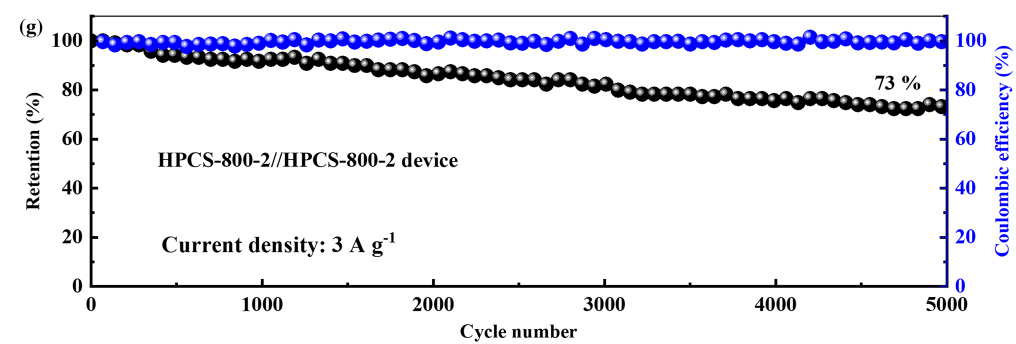
#> input picture 保持率达标研究_v3_主线与近优组合_20261030/第十一轮_双电极原文曲线补充/HPCS_Fig6g_panel.png, 2032 x 687 px (shown at 1/2 size)
$ python extract_hpcs_curve_v5.py
#> lines starting #> are read from the running program, lines starting #| are printed output that depends on the picture; after the words box and inside, x2 and y2 are one past the last pixel; in counts of white or black regions, pixels touching at a corner belong together
"""Read geometric centres of glossy black markers; exclude blue efficiency and frame."""
from pathlib import Path
import hashlib,json
import numpy as np
from PIL import Image,ImageDraw
ROOT=Path(__file__).resolve().parents[1];OUT=ROOT/'保持率达标研究_v3_主线与近优组合_20261030/第十一轮_双电极原文曲线补充'
def read(p):return json.loads(Path(p).read_text('utf8'))
def sha(p):return hashlib.sha256(Path(p).read_bytes()).hexdigest()
def write(p,x):Path(p).write_bytes((json.dumps(x,ensure_ascii=False,indent=2,allow_nan=False)+'\n').encode('utf8'))
def main():
 assert not(OUT/'hpcs_curve_candidate.json').exists(),'Do not overwrite evidence'
 image=Image.open(OUT/'HPCS_Fig6g_panel.png').convert('RGB');a=np.array(image).astype(float);gray=(a.max(2)-a.min(2)<8)&(a.mean(2)>110)&(a.mean(2)<220);gray[:55]=False;gray[245:]=False;gray[:,:200]=False;gray[:,1888:]=False;dark=(a.max(2)-a.min(2)<8)&(a.max(2)<100);seen=np.zeros(gray.shape,dtype=bool);loc=[]
#> in main, image is the input picture: PIL image 2032x687 RGB; mean R, G, B 231.4, 231.4, 240.2
#> after `gray = (a.max(2) - a.min(2) < 8) & (a.mean(2) > 110) & (a.mean(2) < 22`:
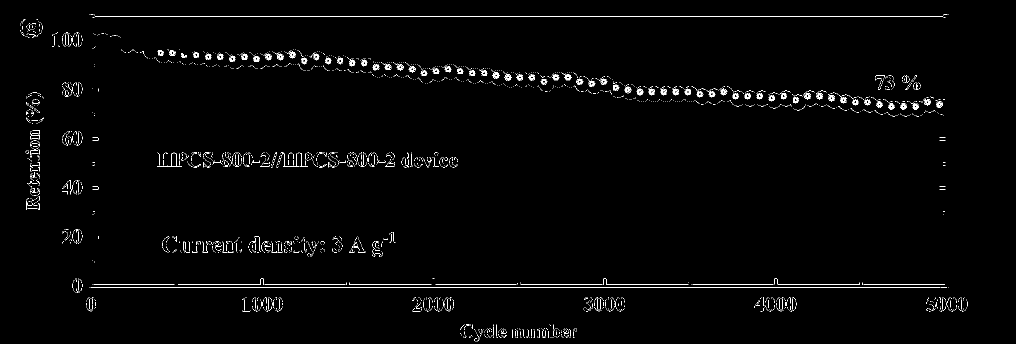
#> gray: shape (687, 2032) bool (shown at 1/2 size); 1.5% white in thin lines or dots, all inside (x1, y1, x2, y2) = (40, 29, 1935, 684)
#> after `gray[:, :200] = False`:
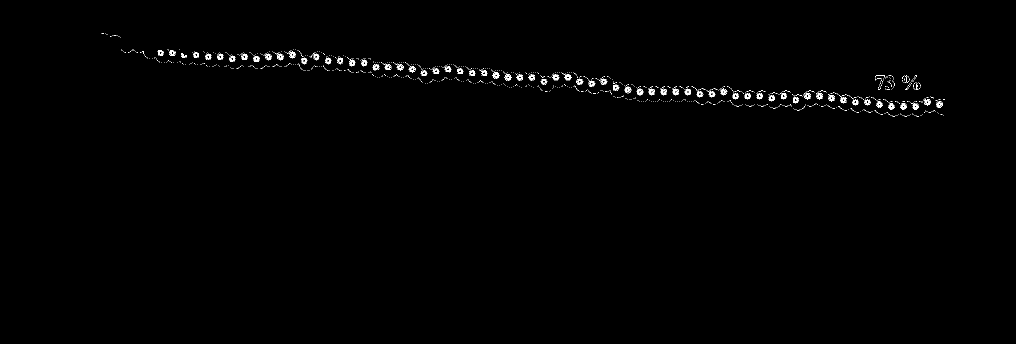
#> gray: shape (687, 2032) bool (shown at 1/2 size); 0.55% white in thin lines or dots, all inside (x1, y1, x2, y2) = (203, 66, 1890, 233)
#> after `gray[:, 1888:] = False`: gray: shape (687, 2032) bool; 0.55% white in thin lines or dots, all inside (x1, y1, x2, y2) = (203, 66, 1888, 233)
#> after `dark = (a.max(2) - a.min(2) < 8) & (a.max(2) < 100)`:
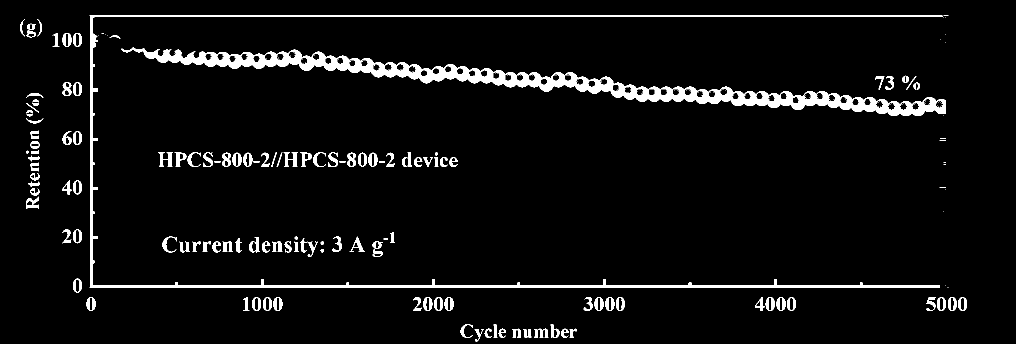
#> dark: shape (687, 2032) bool (shown at 1/2 size); 5.2% white; 343 white regions (220 under 20 px), largest, box (x1, y1, x2, y2) and area: (242, 94, 1892, 232) 33396, (179, 30, 1886, 575) 15545, (316, 305, 346, 333) 412
 for y,x in zip(*np.where(gray)):
  if seen[y,x]:continue
  stack=[(y,x)];seen[y,x]=True;pixels=[]
  while stack:
   yy,xx=stack.pop();pixels.append((yy,xx))
   for dy,dx in[(1,0),(-1,0),(0,1),(0,-1)]:
    ny,nx=yy+dy,xx+dx
    if 0<=ny<gray.shape[0]and 0<=nx<gray.shape[1]and gray[ny,nx]and not seen[ny,nx]:seen[ny,nx]=True;stack.append((ny,nx))
  if len(pixels)<12:continue
  yy,xx=np.array(pixels).T;w=xx.max()-xx.min()+1;h=yy.max()-yy.min()+1
  if 4<=w<=15 and 4<=h<=15 and .6<=w/h<=1.6:loc.append(dict(x=float(xx.mean()),y=float(yy.mean()),pixels=len(pixels)))
#> this loop made 7720 passes
#> (y, x) on passes 1 to 3: (66, 203), (66, 204), (66, 205)
#> after the loop, loc = 66 items
 loc.sort(key=lambda p:p['x']);points=[];held=[];cal=dict(x0=182.,x5000=1894.,y0=572.5,y100=79.5,pixel_bound=3,excluded_frame_x_min=1887)
 write(OUT/'hpcs_extraction_plan.json',dict(figure='Fig6g',pdf_page=8,calibration=cal,segmentation='Grey highlight components locate actual glossy black glyphs; highlight is not the geometric marker centre. Lower-arc circle fit from actual dark pixels, using x=round(gx)-8..round(gx)+12; remove frame x>=1887. No blue efficiency, joining-line densification or fabricated early markers.',marker_qc='>=12 lower contour columns,circle radius10..18px,max radial residual<=1.5px. Bounds remain3px. Reject unresolved glyphs, preserve QC log. Early window>=3 actual markers unchanged.',target='Original author73% after5000,source initial baseline cycle indexunknown. Do not scale figure to73.',contrast='White/grey highlights are offset upward and cannot be used as retention coordinates. Blue curve is coulombic efficiency.'))
 for spot in loc:
  gx,gy=round(spot['x']),round(spot['y']);arc=[]
  for x in range(gx-8,min(gx+13,1887)):
   yy=np.flatnonzero(dark[gy-5:gy+28,x])+gy-5
   if len(yy):arc.append((x,int(yy.max())))
  if len(arc)<12:held.append(dict(locator=spot,reason='insufficient_lower_contour'));continue
  x,y=np.array(arc,dtype=float).T;xx=x-gx;yy=y-gy;coef=np.linalg.lstsq(np.column_stack([2*xx,2*yy,np.ones(len(x))]),xx*xx+yy*yy,rcond=None)[0];cx,cy=coef[:2];radius=float(np.sqrt(coef[2]+cx*cx+cy*cy));res=float(max(abs(np.sqrt((xx-cx)**2+(yy-cy)**2)-radius)));px=float(gx+cx);py=float(gy+cy)
  if not(10<=radius<=18 and res<=1.5):held.append(dict(locator=spot,radius=radius,max_radial_residual=res,reason='geometric_glyph_fit_not_resolved'));continue
  n=(px-cal['x0'])*5000/(cal['x5000']-cal['x0']);value=100*(cal['y0']-py)/(cal['y0']-cal['y100']);bound=300/(cal['y0']-cal['y100']);dx=3*5000/(cal['x5000']-cal['x0']);points.append(dict(marker_index=len(points),x_px=px,y_px=py,cycle_coordinate=n,cycle_lower=max(0,n-dx),cycle_upper=n+dx,retention_pct=value,reading_interval_pp=[value-bound,value+bound],reading_bound_pp=bound,highlight_locator=spot,glyph_radius_px=radius,glyph_max_radial_residual_px=res,lower_contour_pixels=arc,sampling_mode='actual_glossy_black_marker_geometric_lower_arc_circle_centre'))
#> this loop made 66 passes
#> (spot, gx, gy, coef, cx, cy, radius, res) on passes 1 to 7: ({'x': 321, 'y': 105.1, 'pixels': 67}, 321, 105, [4.38, 6.2, 125], 4.38, 6.2, 13.51, 0.543), ({'x': 343.8, 'y': 105.2, 'pixels': 71}, 344, 105, [4.56, 5.06, 167.4], 4.56, 5.06, 14.62, 1.4), ({'x': 366.9, 'y': 110.6, 'pixels': 43}, 367, 111, [5.81, 3.23, 165.7], 5.81, 3.23, 14.49, 0.893), ({'x': 391.9, 'y': 109.1, 'pixels': 67}, 392, 109, [4.62, 5.23, 162.2], 4.62, 5.23, 14.52, 1.43), ({'x': 416, 'y': 112.8, 'pixels': 70}, 416, 113, [4.85, 5.91, 134.1], 4.85, 5.91, 13.88, 0.478), ({'x': 439.9, 'y': 113, 'pixels': 69}, 440, 113, [4.62, 5.23, 162.2], 4.62, 5.23, 14.52, 1.43), ({'x': 464.1, 'y': 117.1, 'pixels': 67}, 464, 117, [4.85, 5.91, 134.1], 4.85, 5.91, 13.88, 0.478)
#> (spot, gx, gy, coef, cx, cy, radius, res) on passes 8, 10, 12, 14, 20, 21: ({'x': 488.6, 'y': 112.8, 'pixels': 66}, 489, 113, [3.05, 7.1, 105.8], 3.05, 7.1, 12.87, 2.65), ({'x': 536.8, 'y': 112.9, 'pixels': 68}, 537, 113, [3.05, 7.1, 105.8], 3.05, 7.1, 12.87, 2.65), ({'x': 584.5, 'y': 109.4, 'pixels': 64}, 584, 109, [2.59, 10.81, -27.04], 2.59, 10.81, 9.83, 3.56), ({'x': 632.1, 'y': 112.6, 'pixels': 70}, 632, 113, [1.89, 20.57, -385.5], 1.89, 20.57, 6.41, 5.17), ({'x': 775.2, 'y': 133.9, 'pixels': 68}, 775, 134, [4.74, 5.7, 140.8], 4.74, 5.7, 13.99, 1.78), ({'x': 799.5, 'y': 134.3, 'pixels': 65}, 799, 134, [4.74, 5.7, 140.8], 4.74, 5.7, 13.99, 1.78)
 assert len(points)>=40 and points[-1]['cycle_coordinate']>=.97*5000
 baseline=next(r for r in read(ROOT/'保持率双路线预研_v2_20261029/baseline_inputs.json')['2E']if r['row_id']=='legacy:R091_CY01');receipt=read(OUT/'HPCS_figure_receipt.json');windows=[]
 for fraction in[.1,.2]:
  ps=[p for p in points if p['cycle_upper']<=fraction*5000];windows.append(dict(fraction=fraction,early_markers=len(ps),eligible_by_point_count=len(ps)>=3,marker_indices=[p['marker_index']for p in ps]))
 q=dict(curve_id='local_curve_v3d:legacy:R091_CY01',endpoint_id=baseline['row_id'],sample_name=baseline['sample_name'],source_family=baseline['source_family'],system='2E',target_cycle_count=5000,author_retention_pct=baseline['target'],features={k:baseline['features'][k]for k in['cycle_count','reported_current_A_g','electrolyte','concentration_mol_L','cycle_voltage_lower_V','cycle_voltage_upper_V','BET_m2_g']},conditions=baseline['conditions'],figure_path=(OUT/'HPCS_Fig6g_panel.png').relative_to(ROOT).as_posix(),figure_sha256=sha(OUT/'HPCS_Fig6g_panel.png'),original_pdf_path=receipt['source_path'],original_pdf_sha256=receipt['source_sha256'],panel_provenance=dict(pdf_page=8,figure='Fig6g',embedded_image='HPCS_PDFp8_Im0.png',crop_rect=[0,1170,2032,1857]),calibration=cal,points=points,first_plotted_reference=None,window_availability=windows,endpoint_consistent_with_graph_bound=points[-1]['reading_interval_pp'][0]-.1<=73<=points[-1]['reading_interval_pp'][1]+.1,training_eligible_pending_visual_review=False,genuinely_new_external_source=False,new_formal_cycle_admission=False,old_endpoint_label_changed=False)
 write(OUT/'hpcs_curve_candidate.json',q);write(OUT/'hpcs_marker_qc.json',dict(locators=len(loc),accepted_markers=len(points),held=held,highlight_not_geometric_centre=True));overlay=image.copy();draw=ImageDraw.Draw(overlay)
 for p in points:draw.rectangle((p['x_px']-2,p['y_px']-2,p['x_px']+2,p['y_px']+2),outline='orange')
 for fraction,color in[(.1,'green'),(.2,'purple')]:x=cal['x0']+fraction*(cal['x5000']-cal['x0']);draw.line((x,45,x,250),fill=color,width=2)
 overlay.save(OUT/'hpcs_curve_overlay.png');print('Markers',len(points),'held',len(held),'windows',windows,'last',points[-1]['retention_pct'],'consistent',q['endpoint_consistent_with_graph_bound'])
#> (the run stopped early here; a loop or call above may not have finished)
